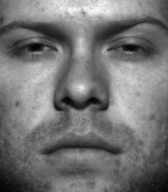
%> input picture Code/Yale_Dataset/selected/yaleB01_P00A+000E+20.pgm, 168 x 192 px; its folder holds 4 pictures in this run
$ octave --eval "PCA;"   (GNU Octave 9; MATLAB toolbox functions it lacks are replaced by stand-ins)
%> lines starting %> are read from the running program, lines starting %| are printed output that depends on the picture
function PCA()
    clear;
    imgs = dir(['.' '/' '*.pgm']);
    p = 192; q = 168; k = 25;
    idx = 0;

    for i=5:5:45
        idx = idx + 1;
        k(idx) = i;
        a1 = four_fold(imgs, 0, p, q, i)
% [15 lines not run here, left out]
function accuracy = four_fold(imgs, fold_no, p, q, k)
%> called with fold_no = 0, p = 192, q = 168, k = 5

    NumImgs = size(imgs,1);

    flag = 0;
    index = 0;
    labels = cell(NumImgs,1);
    map_obj = containers.Map;

    for i=1:NumImgs
        if(mod(i,4) ~= fold_no)
            image = double(imread(imgs(i).name));
%> image: size 192x168 double; min 3, max 254, mean 116.5; mean of the top-left, top-right, bottom-left and bottom-right quarters 130.1, 127.5, 102, 106.4

            % do a resize here.
            image = imresize(image, [p, q]);

            % Convert the given image to column vector.
            b = transpose(image);
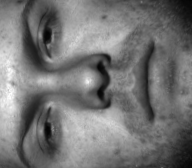
%> b: size 168x192 double; min 3, max 254, mean 116.5; mean of the top-left, top-right, bottom-left and bottom-right quarters 130.1, 102, 127.5, 106.4
            b = reshape(b, [], 1);

            index = index + 1;
            A(:,index) = b;
            labels{index} = imgs(i).name(1:7);
            mylabels(index) = str2num(imgs(i).name(6:7));
            map_obj(imgs(i).name(1:7)) = int32((index-1)/15);

            if(flag==0)
                sum = b;
                flag = 1;
            else
                sum = sum + b;
            end
        end
    end

    % Find the mean image.
    mean = sum /index;

    % Plot the mean image.
    out_filename = './Images/mean_image_with_fold_no_%d.jpg';
    out_filename= sprintf(out_filename,fold_no);
    mean_img = reshape(mean, q, p);
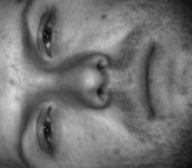
%> mean_img: size 168x192 double; min 11.33, max 219, mean 114.9
    mean_img = transpose(mean_img);
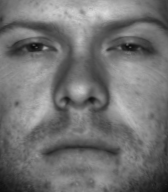
%> mean_img: size 192x168 double; min 11.33, max 219, mean 114.9; mean of the top-left, top-right, bottom-left and bottom-right quarters 124.9, 119.4, 107.9, 107.4
    mean_img = uint8(mean_img);
%> mean_img: size 192x168 uint8
    figure();
    imshow(mean_img);
    print('-djpeg90', out_filename)

    % Subtract the mean image from all images.
    for i=1:index
        A(:,i) = A(:, i) - mean;
    end

    At = transpose(A);
    X = At * A;

    % Compute the eigen vector, eigen values of the AtA
    [V,D] = eig(X);
    [D order] = sort(diag(D),'descend');
    V = V(:,order);

    % select top k eigen vectors.
%> (the run ends here)
